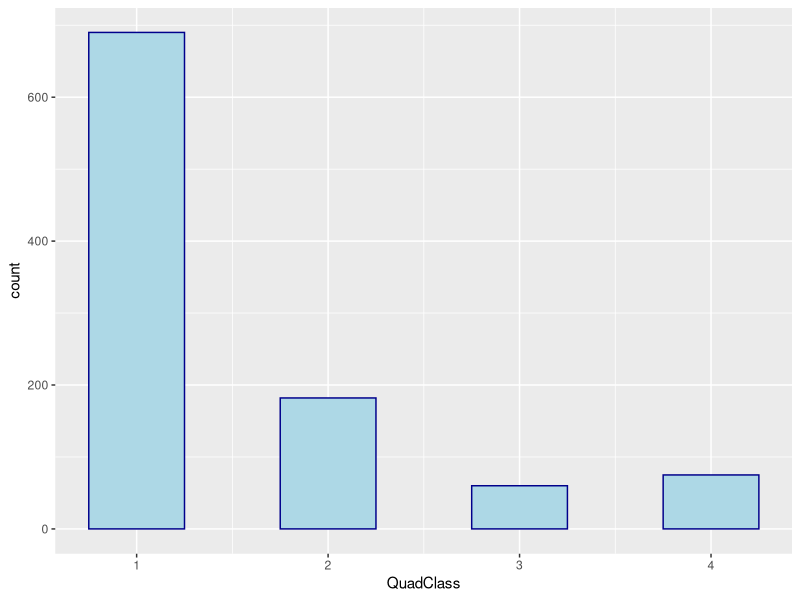
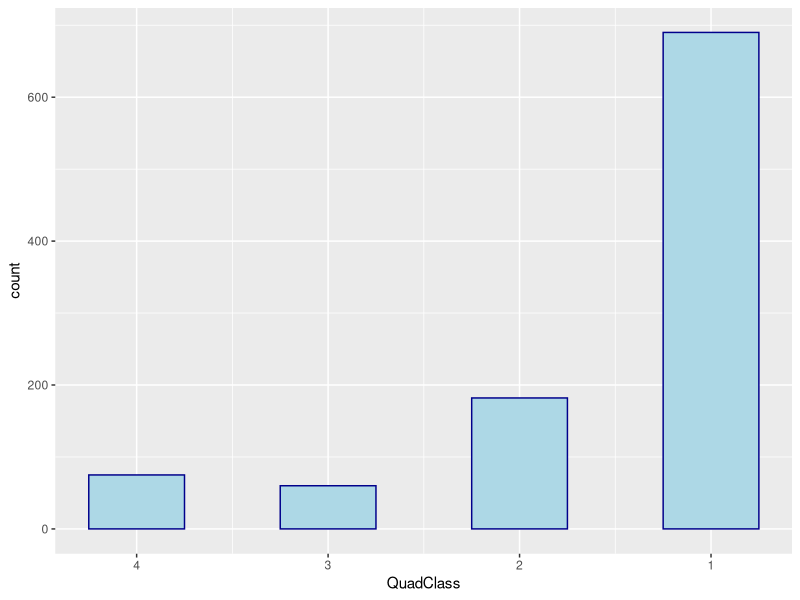
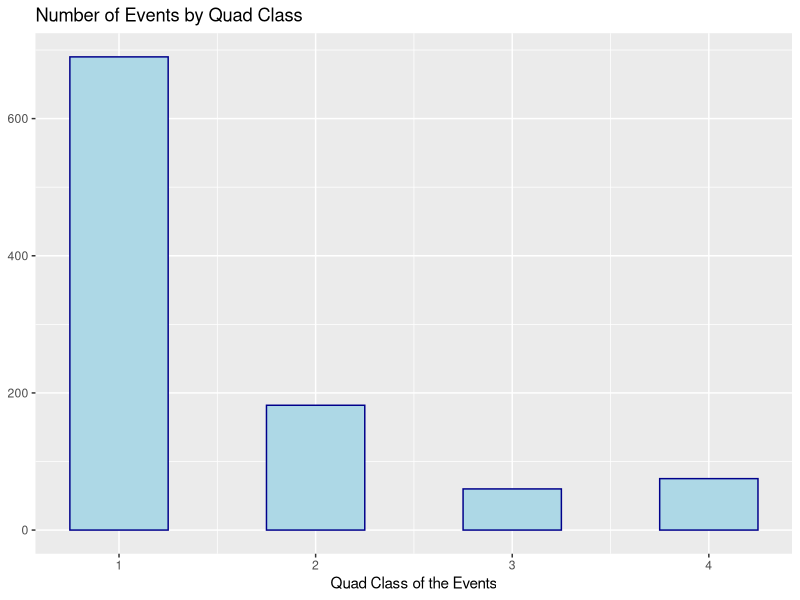
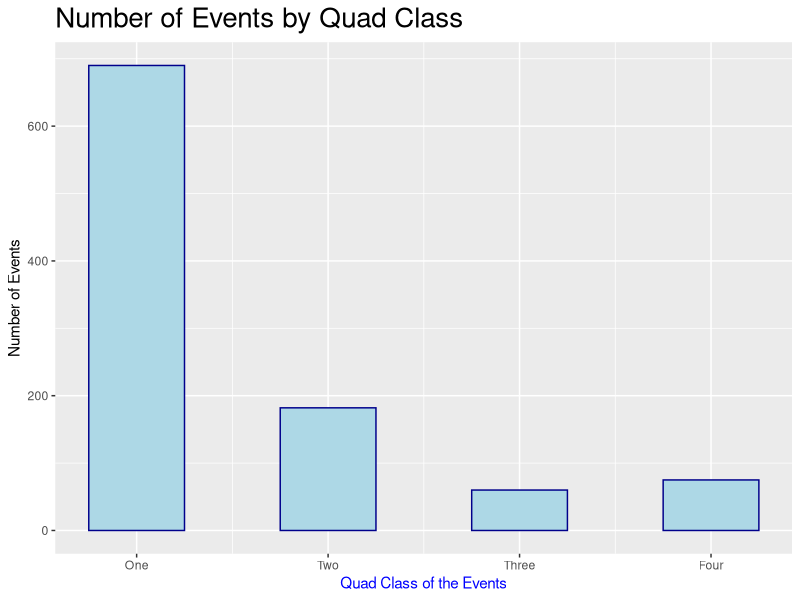

Write the R code that produced these figures, in order.
## ---- chunk 1
library(ggplot2)
subsahara_jan17 <- read.csv("subsahara_jan17.csv")
## ---- chunk 2
ggplot(subsahara_jan17, aes(x = QuadClass)) +
  geom_bar(fill = "lightblue", color = "darkblue", width = .5)
## ---- chunk 3
ggplot(subsahara_jan17, aes(x = QuadClass)) +
  geom_bar(fill = "lightblue",color = "darkblue", width = .5)+
  scale_x_reverse()

## ---- chunk 4
ggplot(subsahara_jan17, aes(x = QuadClass)) +
  geom_bar(fill = "lightblue", colour = "darkblue", width = .5) +
  xlab("Quad Class of the Events") +
  theme(axis.title.y = element_blank()) +
  ggtitle("Number of Events by Quad Class")
## ---- chunk 5
ggplot(subsahara_jan17, aes(x = QuadClass)) +
  geom_bar(fill = "lightblue", colour = "darkblue", width = .5) +
  xlab("Quad Class of the Events") +
  ylab("Number of Events") +
  ggtitle("Number of Events by Quad Class") +
  theme(axis.title.x = element_text(color = 'blue')) +
  theme(plot.title = element_text(size = 20)) +
  scale_x_continuous(breaks = c(1,2,3,4), labels = c("One","Two","Three","Four"))
